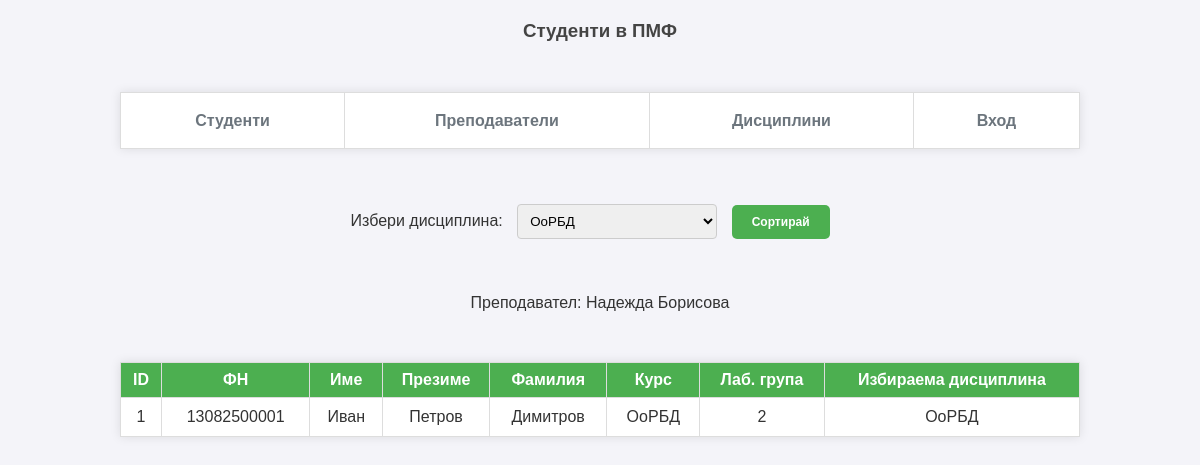
/students.php?courses=1, run on the app's committed database.
### tables this page shows
CREATE TABLE `teachers` (
  `id` int(11) NOT NULL AUTO_INCREMENT,
  `fname` varchar(25) NOT NULL,
  `mname` varchar(30) DEFAULT NULL,
  `lname` varchar(50) NOT NULL,
  `course_id` int(11) DEFAULT NULL,
  PRIMARY KEY (`id`),
  KEY `course_id` (`course_id`),
  CONSTRAINT `teachers_ibfk_1` FOREIGN KEY (`course_id`) REFERENCES `courses` (`id`) ON UPDATE CASCADE
);

CREATE TABLE `students` (
  `id` int(11) NOT NULL AUTO_INCREMENT,
  `fnum` varchar(11) NOT NULL,
  `fname` varchar(25) NOT NULL,
  `mname` varchar(30) DEFAULT NULL,
  `lname` varchar(50) NOT NULL,
  `course` smallint(6) DEFAULT NULL,
  `lgroup` smallint(6) DEFAULT NULL,
  `course_id` int(11) DEFAULT NULL,
  PRIMARY KEY (`id`),
  KEY `course_id` (`course_id`),
  CONSTRAINT `students_ibfk_1` FOREIGN KEY (`course_id`) REFERENCES `courses` (`id`) ON UPDATE CASCADE
);

CREATE TABLE `courses` (
  `id` int(11) NOT NULL AUTO_INCREMENT,
  `name` varchar(50) DEFAULT NULL,
  PRIMARY KEY (`id`)
);

### students.php (the view, shortened to what this page needs)
<?php
include_once "config.php";
?>
<!DOCTYPE html>
<html>
<head>
	<link rel="stylesheet" type="text/css" href="style.css?ver=<?php echo time(); ?>">
</head>
<body>
    <header>
        <h3 align="center">Студенти в ПМФ</h3>
    </header>
    <nav>
    </nav>
    <main>
        <section class="filter-section">
            <form name="form_course" action="students.php" method="get">
                <label for="courses">Избери дисциплина:</label>
                <select name="courses" id="courses">
                    <?php
                    $result_courses = mysqli_query($connection, "SELECT * FROM courses");
                    while ($row_course = mysqli_fetch_array($result_courses)) {
                        echo '<option value="' . $row_course['id'] . '"';
                        if (isset($_GET['courses']) && $_GET['courses'] == $row_course['id']) {
                            echo ' selected>' . $row_course['name'] . '</option>';
                        } else {
                            echo '>' . $row_course['name'] . '</option>';
                        }
                    }
                    ?>
                </select>
                <button type="submit">Сортирай</button>
            </form>
        </section>
        <section class="teacher-section" align="center" style="margin-top: 50px;">
            <?php
            if (isset($_GET['courses']) && $_GET['courses'] != 0) {
                $result = @mysqli_query($connection, "SELECT * FROM teachers WHERE course_id = $_GET[courses];");
                $row_teacher = @mysqli_fetch_array($result);
                if ($row_teacher) {
                    echo '<p>Преподавател: ' . $row_teacher['fname'] . ' ' . $row_teacher['lname'] . '</p>';
                } else {
                    echo '<p>Няма преподавател за избраната дисциплина.</p>';
                }
            }
            ?>
        </section>
        <section class="students-section">
            <table class="students-table">
                <thead>
                    <tr>
                        <th>ID</th>
                        <th>ФН</th>
                        <th>Име</th>
                        <th>Презиме</th>
                        <th>Фамилия</th>
                        <th>Курс</th>
                        <th>Лаб. група</th>
                        <th>Избираема дисциплина</th>
                    </tr>
                </thead>
                <tbody>
                    <?php
                    if (isset($_GET['courses']) && $_GET['courses'] != 0) {
                        $result = @mysqli_query($connection, "SELECT students.id, students.fnum, students.fname, students.mname, students.lname, students.lgroup, courses.name AS course_name FROM students JOIN courses ON students.course_id = courses.id WHERE students.course_id = $_GET[courses];");
                    } else {
                        $result = mysqli_query($connection, "SELECT students.id, students.fnum, students.fname, students.mname, students.lname, students.lgroup, courses.name AS course_name FROM students JOIN courses ON students.course_id = courses.id;");
                    }
                    if (mysqli_num_rows($result) > 0) {
                        while ($row_students = mysqli_fetch_array($result)) {
                            echo '<tr>';
                            echo '<td>' . $row_students['id'] . '</td>';
                            echo '<td>' . $row_students['fnum'] . '</td>';
                            echo '<td>' . $row_students['fname'] . '</td>';
                            echo '<td>' . $row_students['mname'] . '</td>';
                            echo '<td>' . $row_students['lname'] . '</td>';
                            echo '<td>' . $row_students['course_name'] . '</td>';
                            echo '<td>' . $row_students['lgroup'] . '</td>';
                            echo '<td>' . $row_students['course_name'] . '</td>';
                            echo '</tr>';
                        }
                    } else {
                        echo '<tr><td colspan="8">Няма записани студенти</td></tr>';
                    }
                    ?>
                </tbody>
            </table>
        </section>
    </main>
</body>
</html>

### style.css (style rules this page uses)
body { font-family: Arial, sans-serif; margin: 0; padding: 0; background-color: #f4f4f9; color: #333; }
h3 { color: #444; text-align: center; margin-top: 20px; }
table { border-collapse: collapse; width: 80%; margin: 20px auto; background-color: #fff; box-shadow: 0 0 10px rgba(0, 0, 0, 0.1); }
th, td { border: 1px solid #ddd; padding: 8px; text-align: center; }
th { background-color: #4CAF50; color: white; text-align: center; }
select, input[type="submit"] { padding: 8px; margin: 5px; border: 1px solid #ccc; border-radius: 4px; }
select { width: 200px; }
.filter-section { text-align: center; margin-right: 20px; }
.filter-section select { margin-left: 10px; }
nav { text-align: center; }
nav a { margin: 0 15px; }
input, button { background-color: #4CAF50; color: #ffffff; border: none; border-radius: 5px; padding: 10px 20px; font-size: 12px; margin-left: 5px; font-weight: bold; cursor: pointer; transition: background-color 0.3s, transform 0.2s; }

### data on the page
teachers: fname "Надежда", lname "Борисова"
students: id "1", fnum "13082500001", fname "Иван", mname "Петров", lname "Димитров", course.name "ОоРБД", lgroup "2"

### other printed values
form field courses "ОоРБД"
